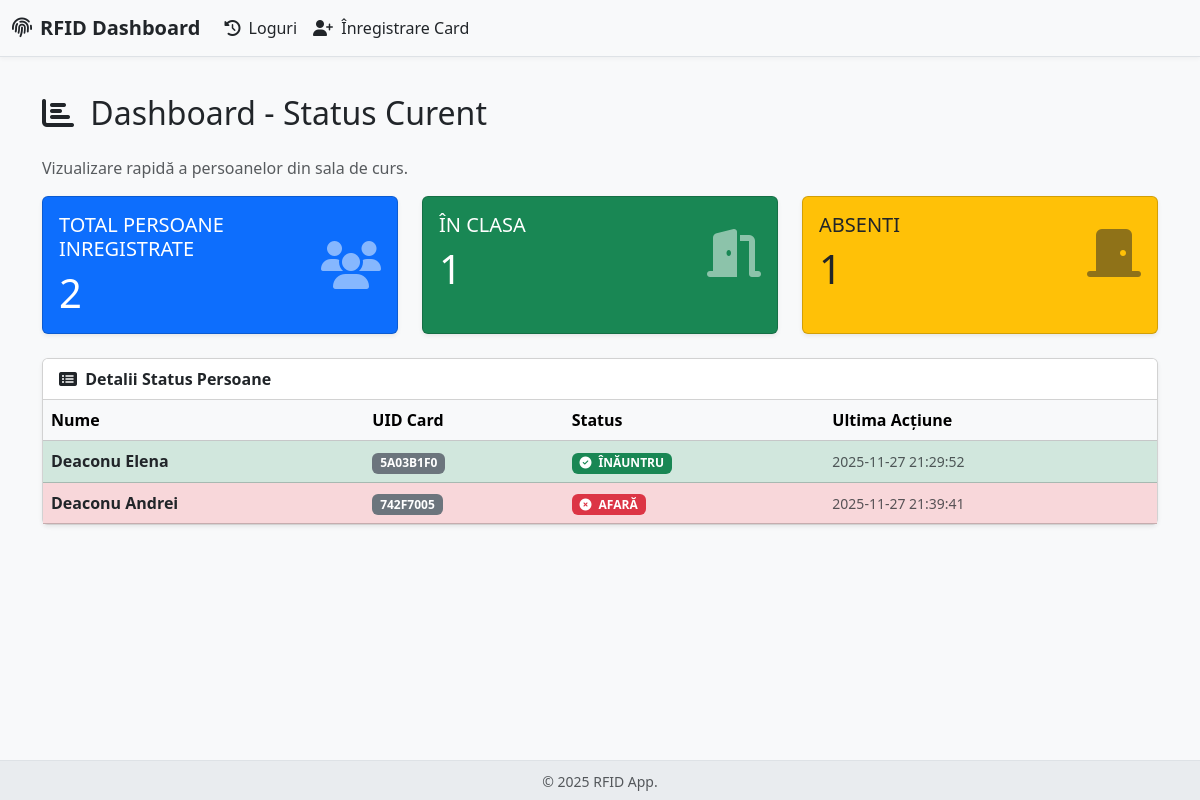
Before: / with the older database file.
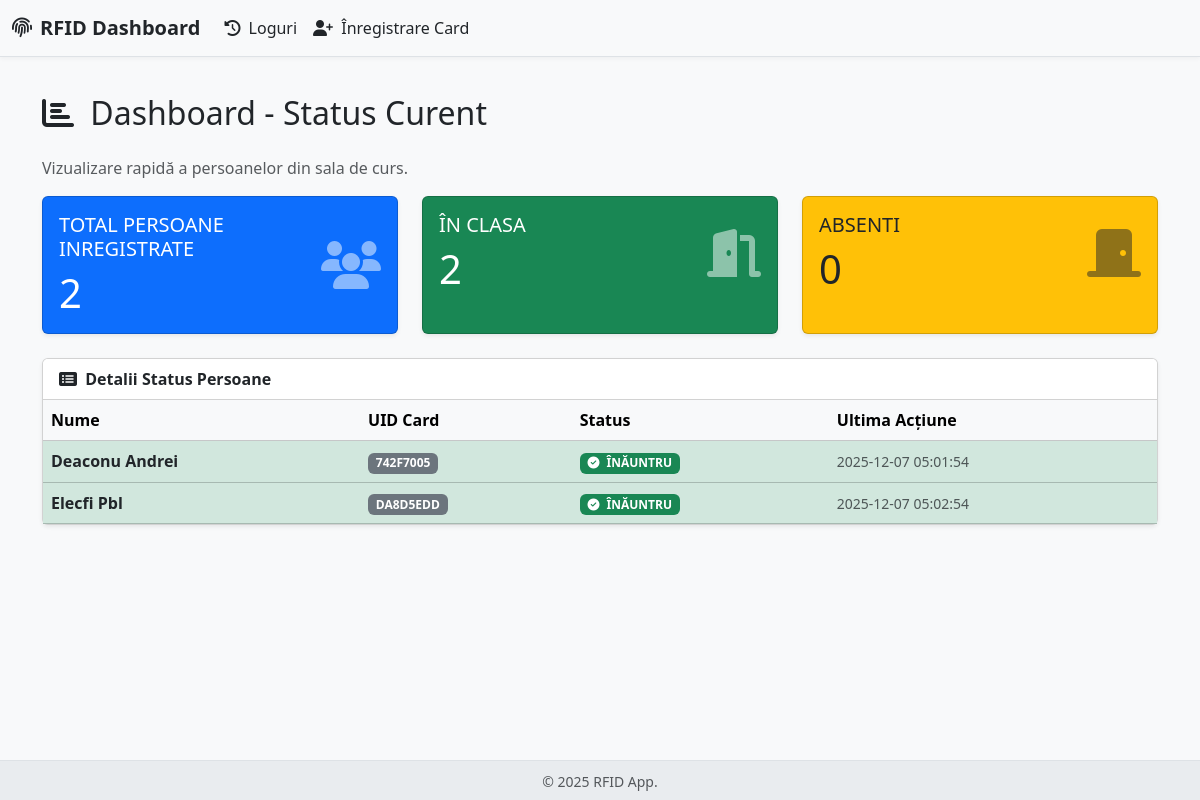
After: the same page with the newer database file.
### app.py (models this page shows)
class Person(db.Model):
    __tablename__ = 'person'
    id = db.Column(db.Integer, primary_key=True)
    uid_card = db.Column(db.String(50), unique=True, nullable=False)
    first_name = db.Column(db.String(100), nullable=False)
    last_name = db.Column(db.String(100), nullable=False)
    is_inside = db.Column(db.Boolean, default=False)
    last_action_time = db.Column(db.DateTime, default=lambda: datetime(2025, 2, 14, tzinfo=timezone.utc))
    logs = db.relationship('Log', backref='person', lazy=True)

### app.py (the view)
@app.route('/')
def home():
    people = Person.query.order_by(Person.last_name).all()
    message_success = request.args.get('message_success')
    total_people = len(people)
    people_inside = sum(1 for p in people if p.is_inside)
    return render_template('status.html',
                           people=people,
                           total_people=total_people,
                           people_inside=people_inside,
                           message_success=message_success)

### app.py (called while the page is built)
def localize_timestamp(timestamp):
    if timestamp.tzinfo is None:
        utc_dt = timestamp.replace(tzinfo=pytz.utc)
    else:
        utc_dt = timestamp.astimezone(pytz.utc)
    return utc_dt.astimezone(TARGET_TIMEZONE)

### templates/status.html
{% extends "base.html" %}
{% block content %}
    <h2 class="mb-4"><i class="fas fa-chart-bar me-2"></i> Dashboard - Status Curent</h2>
    <p class="text-muted">Vizualizare rapidă a persoanelor din sala de curs.</p>
    <div class="row mb-4">
        {% set total_people = people|length %}
        {% set people_inside = people | selectattr('is_inside', 'equalto', True) | list | length %}
        {% set people_outside = total_people - people_inside %}
        <div class="col-md-4">
            <div class="card text-white bg-primary shadow-sm h-100">
                <div class="card-body">
                    <div class="d-flex justify-content-between align-items-center">
                        <div>
                            <h5 class="card-title text-uppercase fw-light">Total Persoane Inregistrate</h5>
                            <p class="h1 mb-0">{{ total_people }}</p>
                        </div>
                        <i class="fas fa-users fa-3x opacity-50"></i>
                    </div>
                </div>
            </div>
        </div>
        <div class="col-md-4">
            <div class="card text-white bg-success shadow-sm h-100">
                <div class="card-body">
                    <div class="d-flex justify-content-between align-items-center">
                        <div>
                            <h5 class="card-title text-uppercase fw-light">În Clasa</h5>
                            <p class="h1 mb-0">{{ people_inside }}</p>
                        </div>
                        <i class="fas fa-door-open fa-3x opacity-50"></i>
                    </div>
                </div>
            </div>
        </div>
        <div class="col-md-4">
            <div class="card text-dark bg-warning shadow-sm h-100">
                <div class="card-body">
                    <div class="d-flex justify-content-between align-items-center">
                        <div>
                            <h5 class="card-title text-uppercase fw-light">Absenti</h5>
                            <p class="h1 mb-0">{{ people_outside }}</p>
                        </div>
                        <i class="fas fa-door-closed fa-3x opacity-50"></i>
                    </div>
                </div>
            </div>
        </div>
    </div>
    <div class="card shadow-sm">
        <div class="card-header bg-white fw-bold">
            <i class="fas fa-list-alt me-1"></i> Detalii Status Persoane
        </div>
        <div class="card-body p-0">
            <div class="table-responsive">
                <table class="table table-hover mb-0">
                    <thead class="table-light">
                        <tr>
                            <th>Nume</th>
                            <th>UID Card</th>
                            <th>Status</th>
                            <th>Ultima Acțiune</th>
                        </tr>
                    </thead>
                    <tbody>
                        {% for person in people %}
                        <tr class="{% if person.is_inside %}table-success{% else %}table-danger{% endif %} bg-opacity-10">
                            <td class="fw-bold">
                                <a href="{{ url_for('view_person_profile', person_id=person.id) }}" class="text-decoration-none text-dark">
                                    {{ person.last_name }} {{ person.first_name }}
                                </a>
                            </td>
                            <td><span class="badge bg-secondary">{{ person.uid_card }}</span></td>
                            <td>
                                {% if person.is_inside %}
                                    <span class="badge bg-success"><i class="fas fa-check-circle me-1"></i> ÎNĂUNTRU</span>
                                {% else %}
                                    <span class="badge bg-danger"><i class="fas fa-times-circle me-1"></i> AFARĂ</span>
                                {% endif %}
                            </td>
                            <td>
                                <small class="text-muted">{{ localize_timestamp(person.last_action_time).strftime('%Y-%m-%d %H:%M:%S') }}</small>
                            </td>
                        </tr>
                        {% endfor %}
                    </tbody>
                </table>
            </div>
        </div>
    </div>
{% endblock %}

### templates/base.html (shortened to what this page needs)
<!doctype html>
<html lang="ro">
<head>
    <link href="https://cdn.jsdelivr.net/npm/bootstrap@5.3.3/dist/css/bootstrap.min.css" rel="stylesheet">
    <link rel="stylesheet" href="https://cdnjs.cloudflare.com/ajax/libs/font-awesome/6.5.2/css/all.min.css">
</head>
<body>
    <nav class="navbar navbar-expand-md navbar-light fixed-top bg-light border-bottom">
      <div class="container-fluid">
        <a class="navbar-brand text-dark fw-bold" href="{{ url_for('home') }}"><i class="fas fa-fingerprint me-2"></i>RFID Dashboard</a>
        <div class="collapse navbar-collapse" id="navbarNav">
          <ul class="navbar-nav me-auto mb-2 mb-md-0">
            <li class="nav-item">
              <a class="nav-link text-dark" href="{{ url_for('view_logs') }}"><i class="fas fa-history me-1"></i> Loguri</a>
            </li>
            <li class="nav-item">
              <a class="nav-link text-dark" href="{{ url_for('register_person') }}"><i class="fas fa-user-plus me-1"></i> Înregistrare Card</a>
            </li>
          </ul>
        </div>
      </div>
    </nav>
    <main class="container py-4">
        {% block content %}{% endblock %}
    </main>
    <footer class="footer">
        <div class="container text-center">
            <span class="text-muted small">© 2025 RFID App.</span>
        </div>
    </footer>
</body>
</html>

### templates/base.html (style rules this page uses)
body { padding-top: 70px; background-color: #f8f9fa; }
.navbar { box-shadow: 0 2px 4px rgba(0,0,0,.04); }
.footer { position: fixed; bottom: 0; width: 100%; height: 40px; line-height: 40px; background-color: #e9ecef; border-top: 1px solid #dee2e6; }
.nav-link { transition: color 0.3s; }

Changed rows visible on the page:
removed Person: last_name "Deaconu", first_name "Andrei", uid_card "742F7005", is_inside False (drawn), last_action_time "2025-11-27 21:39:41"
changed Person "Deaconu": first_name "Elena" → "Andrei"; uid_card "5A03B1F0" → "742F7005"; last_action_time "2025-11-27 21:29:52" → "2025-12-07 05:01:54"
added Person: last_name "Elecfi", first_name "Pbl", uid_card "DA8D5EDD", is_inside True (drawn), last_action_time "2025-12-07 05:02:54"
Other visible differences:
{{ people_inside }}: "1" → "2"
{{ people_outside }}: "1" → "0"
